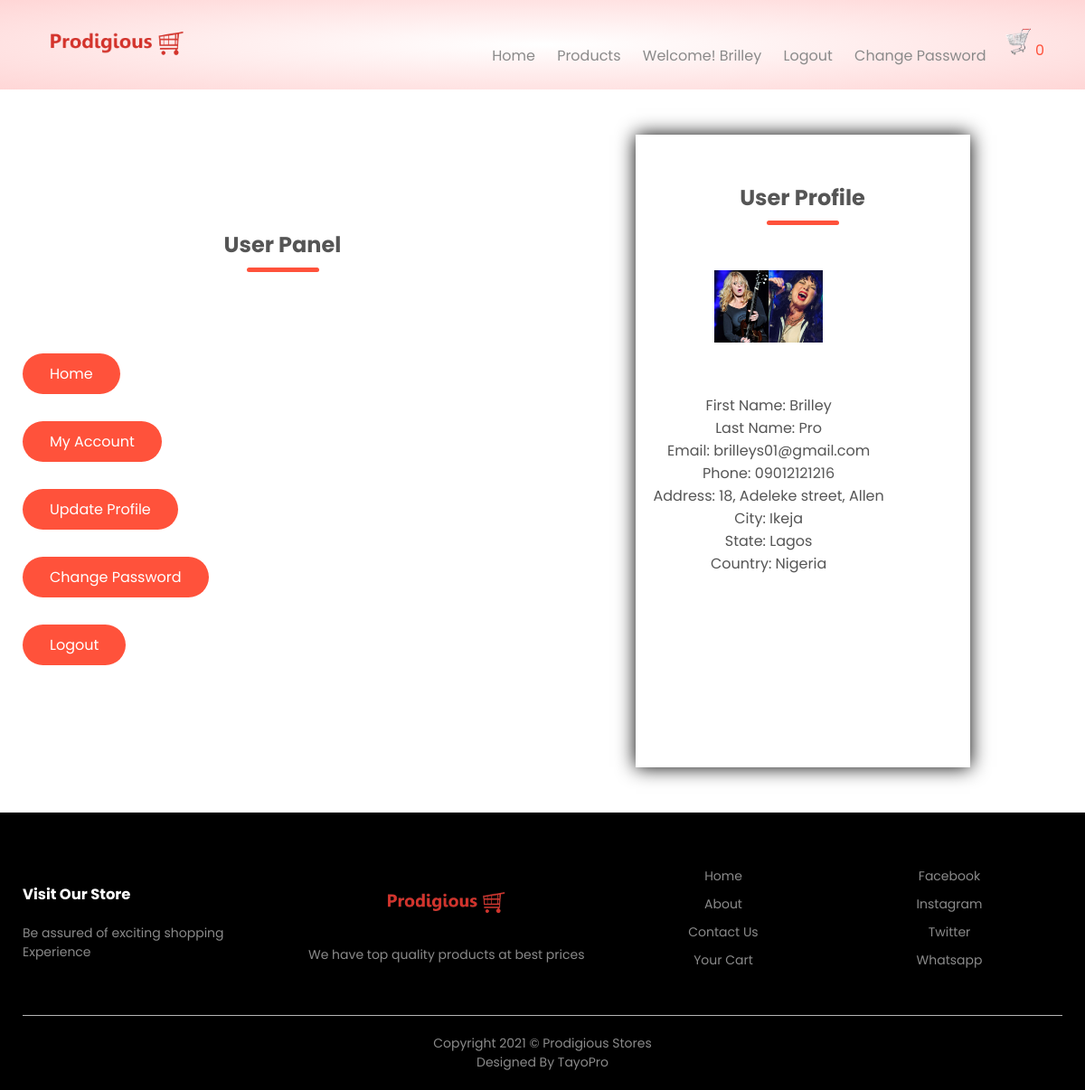
Screenshot of /user/ (signed in) with the database file from the repository.
### home/models.py (models this page shows, shortened)
class Setting(models.Model):
    STATUS =(
        ('True', 'True'),
        ('False', 'False'),
    )
    title = models.CharField(max_length=100)
    keywords = models.CharField(max_length=255)
    description = models.CharField(max_length=255, null=True)
    company = models.CharField(max_length=50, null=True)
    address = models.CharField( max_length=100)
    phone = models.CharField( null=True, max_length=15)
    email = models.CharField(blank=True, max_length=50)
    icon = models.ImageField(blank=True,null=True,  upload_to='images/')
    logo = models.ImageField(blank=True,null=True, upload_to='images/')
    cart_icon = models.ImageField(blank=True,null=True, upload_to='images/')
    menu_icon = models.ImageField(blank=True,null=True, upload_to='images/')
    facebook = models.CharField(blank=True, max_length=50)
    instagram = models.CharField(blank=True, max_length=50)
    twitter = models.CharField(blank=True, max_length=50)
    created_at = models.DateTimeField(auto_now_add=True)
    updated_at = models.DateTimeField(auto_now=True)
    about =RichTextUploadingField(blank=True)
    about2 =RichTextUploadingField(blank=True)
    contact =RichTextUploadingField(blank=True)
    status = models.CharField(max_length=10, choices=STATUS)

### user/models.py (models this page shows, shortened)
class UserProfile(models.Model):
    user = models.OneToOneField(User,blank=True, null=True, on_delete=models.CASCADE)
    first_name = models.CharField(blank=True, max_length=20, null= True)
    last_name = models.CharField(blank=True, max_length=20, null= True)
    phone = models.CharField(blank=True, max_length=15)
    address = models.CharField(blank=True, max_length=150)
    city = models.CharField(blank=True, max_length=20)
    state = models.CharField(blank=True, max_length=20)
    country = models.CharField(blank=True, max_length=50)
    zipcode = models.CharField(blank=True, max_length=8)
    image = models.ImageField(blank=True, null=True, upload_to='images/users/', default='defaultpic.jpg')
    def image_tag(self):
        return mark_safe('<img src="{}" height="50"/>'.format(self.image.url))
    image_tag.short_description = 'Image'
    class Meta:
        db_table = 'userprofile'
        managed = True
        verbose_name = 'UserProfile'
        verbose_name_plural = 'UserProfiles'

### user/views.py (the view)
# urls.py: path('', views.index, name='index'),
def index(request):
  setting= Setting.objects.get(pk=1)
  profile= UserProfile.objects.get(user__username = request.user.username)
  offer = Product.objects.get(offer=True)
  context = {
    'setting': setting,
    'profile': profile,
    'offer': offer
  }
  return render(request, 'userprofile.html', context)

### home/context_processor.py (called while the page is built)
def cartcount(request):
    cartcount = ShopCart.objects.filter(order_placed=False).filter(user__username=request.user.username)
    total_quantity = 0
    for item in cartcount:
        total_quantity += item.quantity
    context = {'itemcount':total_quantity}
    return context

### user/templates/userprofile.html (shortened to what this page needs)
{% extends 'base.html' %}
{% block header %} {% include "prod-header.html" %} {% endblock header %}
{% block content %}
    <div class="profiledetails-page">
        <div class="container">
            <div class="row">
                <div class="col-2">
                    <h2  class="title"><strong>User</strong> Panel</h2>
                    <ul class="panel">
                        <li><a class="buttons" href="{% url 'index' %}">Home</a></li>
                        <li><a class="buttons" href="{% url 'user' %}">My Account</a></li>
                        <li><a class="buttons" href="{% url 'userupdate' %}">Update Profile</a></li>
                        <li><a class="buttons" href="{% url 'userpassword' %}">Change Password</a></li>
                        <li><a class="buttons" href="{% url 'logoutfunc' %}">Logout</a></li>
                    </ul>
                </div>
                <div class="col-2">
                    <div class="form-container">
                        <div class="form-buttons">
                            <h2 style="margin-top: 20px;" class="title"><strong>User </strong> Profile </h2>
                        </div>
                        <div class="details">
                            <img src="{{profile.image.url}}" alt="" style="border-radius: 30px; height:180px">
                            <div>
                                <p>First Name:  {{profile.first_name}}</p>
                                <p>Last Name:  {{profile.last_name}}</p>
                                <p>Email:   {{profile.user.email}}</p>
                                <p>Phone:  {{profile.phone}}</p>
                                <p>Address:  {{profile.address}}</p>
                                <p>City:  {{profile.city}}</p>
                                <p>State:  {{profile.state}}</p>
                                <p>Country:  {{profile.country}}</p>
                            </div>
                        </div>
                    </div>
                </div>
            </div>
        </div>
    </div>
   {% endblock content %}
   {% block footer %}  {% include "footer.html" %} {% endblock footer %}

### home/templates/prod-header.html (shortened to what this page needs)
<div class="headermain">
    <div class="container">
        <div class="header">
            <div class="logo">
                <a href="{% url 'index' %}"><img src="{{setting.logo.url}}" alt="company logo here"></a>
            </div>
            <div class="navbar">
                <ul id="MenuItems">
                        <li><a href="{% url 'index' %}">Home</a></li>
                        <li><a href="{% url 'category' %}">Products</a></li>
                    {% if user.id is not None %}
                        <li style="color: #fff">
                            <a href="{% url 'user' %}">Welcome!
                                {% if request.user.first_name %}
                                    {{request.user.first_name}}
                                {% else %}
                                    {{request.user.username}}
                                {% endif %}
                        </a>
                        </li>
                        <li><a href="{% url 'logoutfunc' %}">Logout</a></li>
                        <li><a href="{% url 'userpassword' %}">Change Password</a></li>
                    {% else %}
                        <li><a href="{% url 'accountform' %}">Account</a></li>
                    {% endif %}
                </ul>
            </div>
            <a href="{% url 'order:shopcart' %}"><img src="{{setting.cart_icon.url}}" alt="shop cart" width="30px" height="30px">
                {% if itemcount > 0 %}
                    <span style="color: #ff523b" class="badge red z-depth-1 mr-1">{{ itemcount }}</span>
                {% else %}
                    <span style="color: #ff523b" class="badge red z-depth-1 mr-1">0</span>
                {% endif %}
            </a>
        </div>
    </div>
</div>

### home/templates/footer.html
 <div class="footer">
    <div class="container">
        <div class="row">
            <div class="footer-col-1">
                <h3>Visit Our Store</h3>
                <p>Be assured of exciting shopping Experience </p>
            </div>
            <div class="footer-col-2">
                <a href="{% url 'index' %}"><img src="{{setting.logo.url}}"></a>
                <p>We have top quality products at best prices</p>
            </div>
            <div class="footer-col-3">
                <ul>
                    <li><a href="{% url 'index' %}">Home</a></li>
                    <li><a href="{% url 'about' %}">About</a></li>
                    <li><a href="{% url 'contact' %}">Contact Us</a></li>
                    <li><a href="{% url 'order:shopcart' %}">Your Cart</a></li>
                </ul>
            </div>
            <div class="footer-col-4">
                <ul>
                    <li><a href="">Facebook</a></li>
                    <li><a href="">Instagram</a></li>
                    <li><a href="">Twitter</a></li>
                    <li><a href="">Whatsapp</a></li>
                </ul>
            </div>
        </div>
        <hr>
        <p class="copyright">Copyright 2021 &copy; Prodigious Stores</p>
        <p class="copyright">Designed By TayoPro</p>
    </div>
</div>

### home/static/css/main.css (style rules this page uses)
* { padding: 0; margin: 0; box-sizing: border-box; }
body { font-family: 'Poppins', sans-serif; }
.headermain { background: radial-gradient(#fff, #ffd6d6); }
.container { max-width: 1300px; margin: auto; padding: 0 25px; }
.header { display: flex; align-items: center; padding: 20px; }
.logo { width: 100px; }
.logo img { width: 170px; }
.navbar { flex: 1; text-align: right; }
.navbar li { display: inline-block; margin-right: 20px; }
a { text-decoration: none; color: #555; }
p { color: #555; }
.row { display: flex; align-items: center; flex-wrap: wrap; justify-content: space-around; }
.col-2 { flex-basis: 50%; min-width: 300px; }
.col-2 img { max-width: 100%; padding: 50px 0; }
.buttons { display: inline-block; background: #ff523b; color: white; text-decoration: none; padding: 8px 30px; margin: 30px 0; border-radius: 30px; }
.title { text-align: center; margin: 0 auto 80px; position: relative; line-height: 60px; color: #555; }
.title::after { content: ''; background: #ff523b; width: 80px; height: 5px; border-radius: 5px; position: absolute; bottom: 0; left: 50%; transform: translateX(-50%); }
.footer { background: black; color: #8a8a8a; font-size: 14px; padding: 60px 0 20px; }
.footer p { color: #8a8a8a; }
.footer h3 { color: white; margin-bottom: 20px; }
.footer-col-1, .footer-col-2, .footer-col-3, .footer-col-4 { min-width: 250px; margin-bottom: 20px; }
.footer-col-1 { flex-basis: 25%; }
.footer-col-2 { flex: 1; text-align: center; }
.footer-col-2 img { width: 150px; margin-bottom: 20px; }
.footer-col-3, .footer-col-4 { flex-basis: 20%; text-align: center; }
ul { list-style-type: none; }
ul li { margin-bottom: 10px; }
ul a { text-decoration: none; color: #8a8a8a; }
.footer hr { border: none; background: #b5b5b5; height: 1px; margin: 20px 0; }
.copyright { text-align: center; }
.form-container { background: white; width: 300px; height: 470px; position: relative; text-align: center; padding: 20px 0; margin: auto; box-shadow: 0 0 20px 0 black; overflow: hidden; }
.form-buttons { display: inline-block; }
.panel .buttons { display: inline-block; background: #ff523b; color: white; text-decoration: none; padding: 10px 30px; margin: 10px 0; border-radius: 30px; }
.profiledetails-page { padding: 50px 0px; }
.profiledetails-page .form-container { background: white; width: 370px; height: 700px; position: relative; text-align: center; padding: 20px 0; margin: auto; box-shadow: 0 0 20px 0 black; }
.profiledetails-page .form-container .details { max-width: 100%; padding: 0 20px; position: absolute; top: 100px; transition: 1s; }

### rows the page displays
Setting: logo (picture), cart_icon (picture)
UserProfile: image (picture), first_name "Brilley", last_name "Pro", user.email "brilleys01@gmail.com", phone "09012121216", address "18, Adeleke street, Allen", city "Ikeja", state "Lagos", country "Nigeria"

### other values shown
{{ request.user.first_name }} "Brilley"
